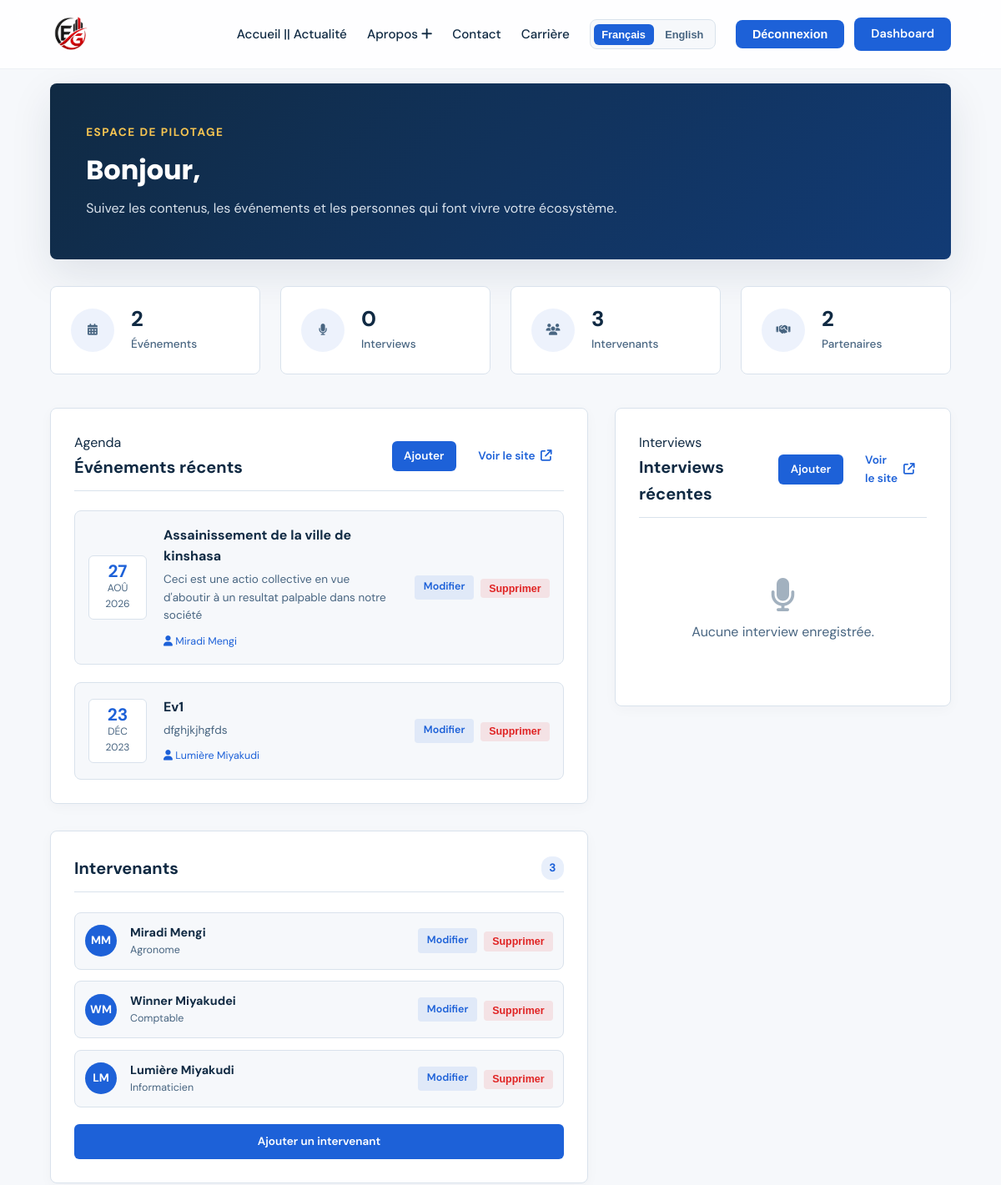
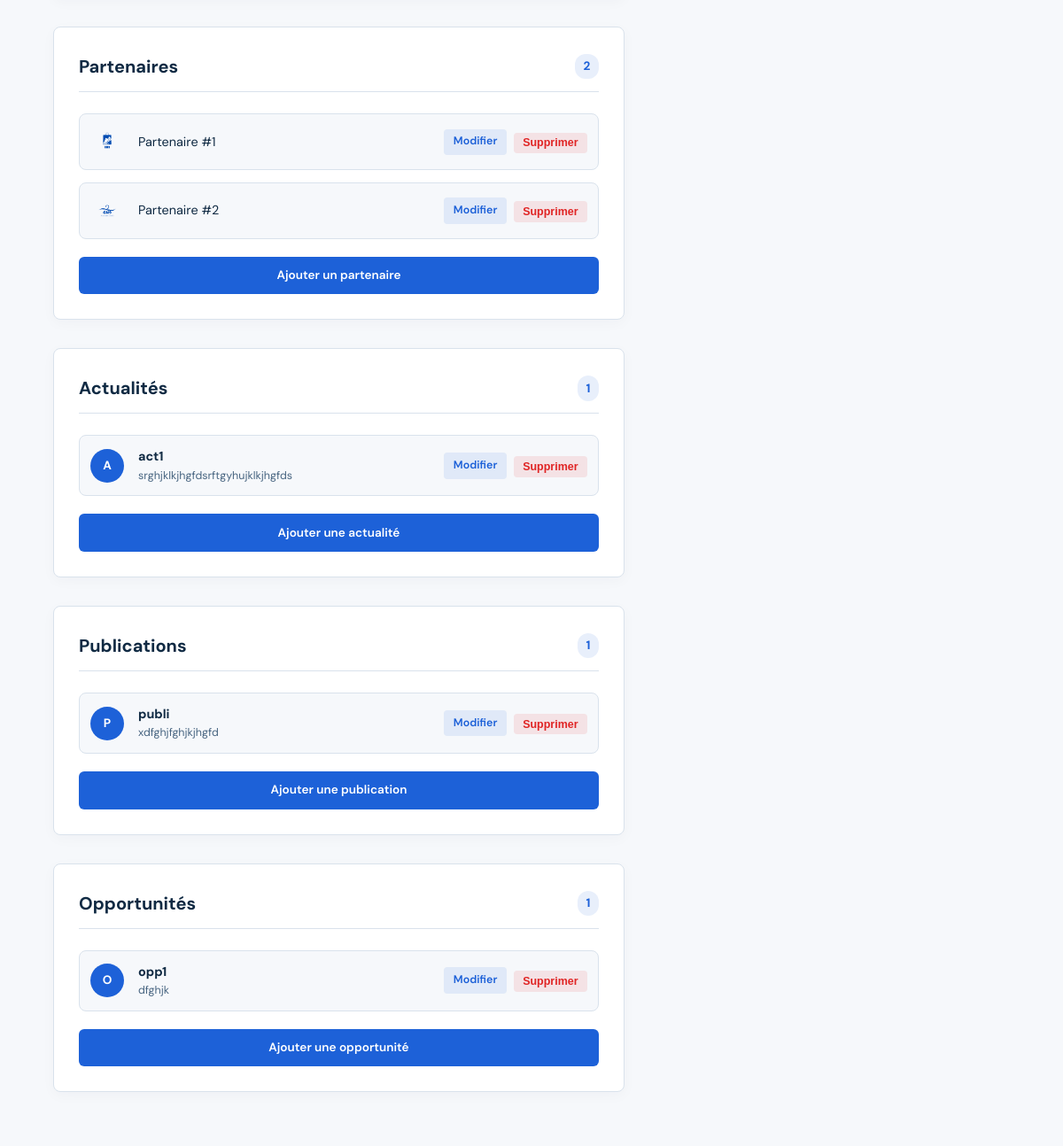
/administration/Dasboard/ (signed in, upper part), run on an earlier commit of the app's database (2 pictures, top to bottom).
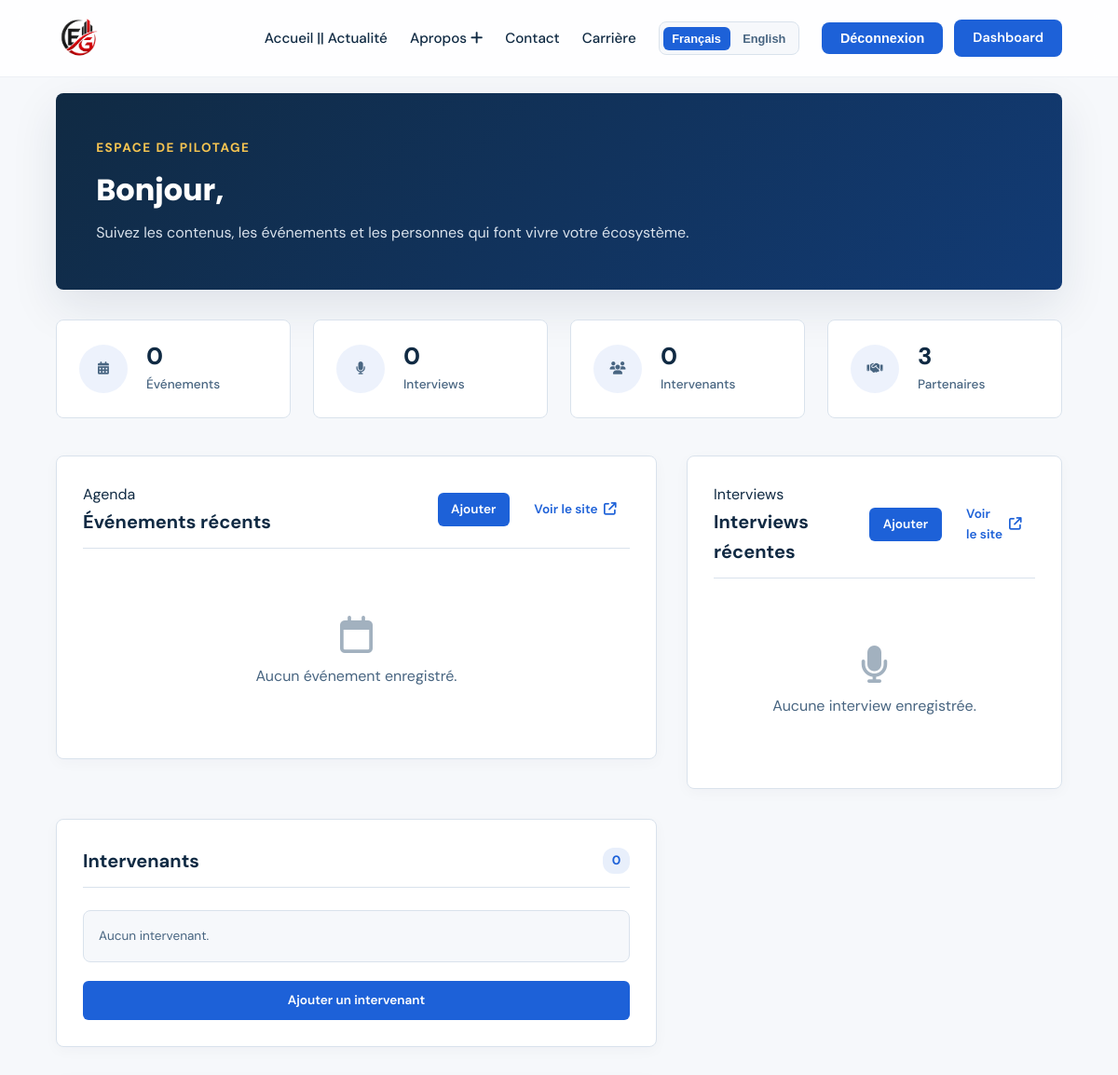
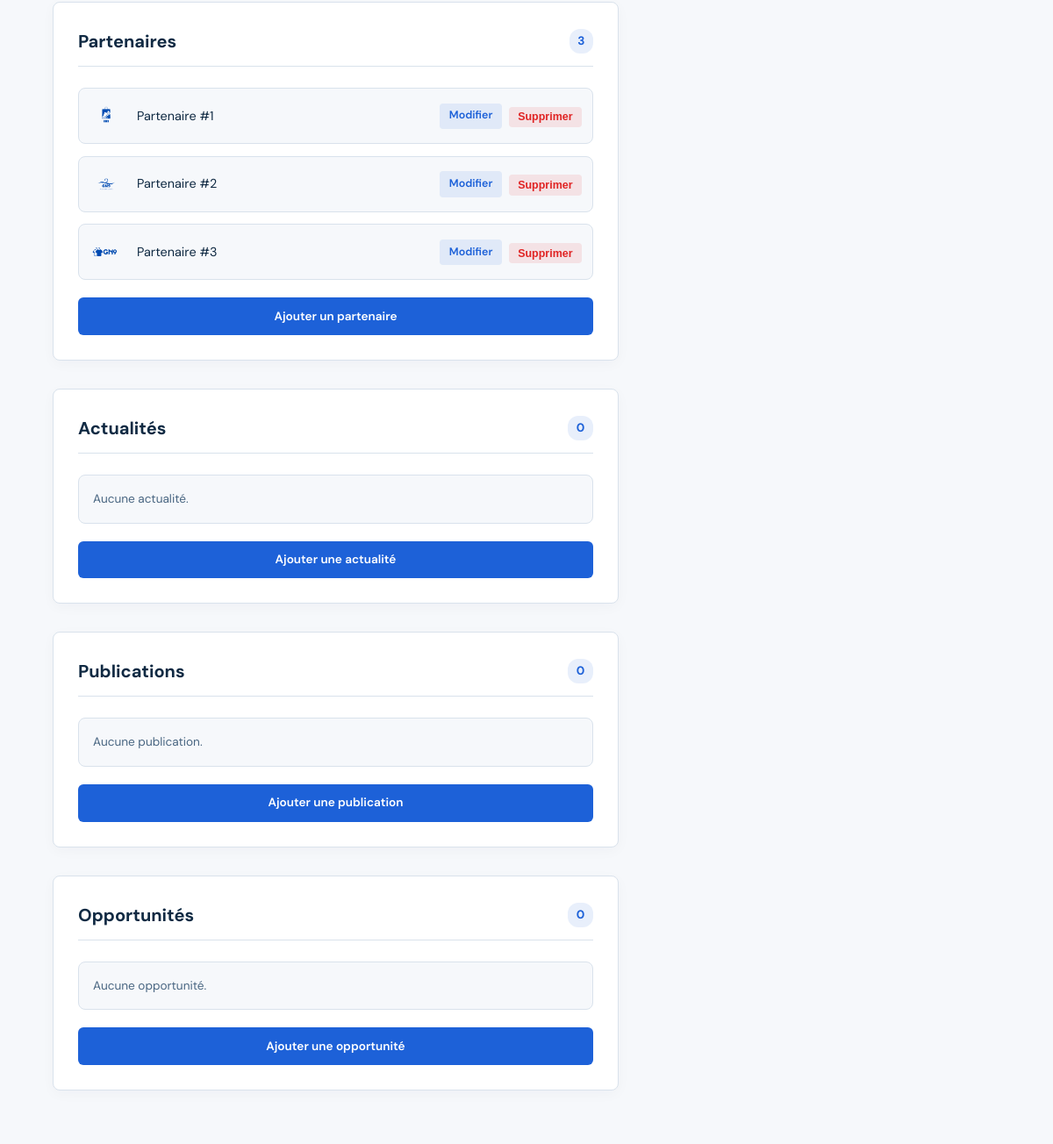
And on a later commit of the database (2 pictures, top to bottom).
### manage_Admin/models.py (models this page shows, shortened)
class Evenements(models.Model):
    id = models.AutoField(primary_key=True)
    titre = models.CharField(max_length=100, verbose_name="Titre Evenement")
    description = models.CharField(max_length=250, verbose_name="Description")
    date = models.DateField(auto_now=False)
    idInt = models.ForeignKey(Intervenants, verbose_name="Id Intervenants", on_delete=models.CASCADE)

class Intervenants(models.Model):
    idInt = models.AutoField(primary_key=True)
    prenom = models.CharField(max_length=100, verbose_name="Prenom de l'intervenant", null=True, blank=True)
    nom = models.CharField(max_length=100, verbose_name="Nom de l'intervenant", null=True, blank=True)
    specialites = models.CharField(max_length=100, verbose_name="Spécialité de l'intervenant", null=True, blank=True)
    photo = models.ImageField(upload_to='Intervenants/',null=True, blank=True, verbose_name="Image Intervenant" )

class Partenaires(models.Model):
    idPart= models.AutoField(primary_key=True)
    logo = models.ImageField(upload_to="Partenaires", verbose_name="Logo partenaires")

### pages/models.py (models this page shows, shortened)
class Actualites(models.Model):
    titre = models.CharField(max_length=100, verbose_name="Titre")
    description = models.TextField(verbose_name="Description")
    date_publiee = models.DateField(auto_now=True)
    source = models.URLField(verbose_name="Lien de la ressource", blank=True, null=True)

class Publication(models.Model):
    photo = models.ImageField(upload_to='Publication')
    titre = models.CharField(verbose_name='Titre', max_length=25)
    description = models.TextField(verbose_name='Description', max_length=100)
    date = models.DateField(auto_now=True)

class Opportunites(models.Model):
    id = models.AutoField(primary_key=True)
    titre = models.CharField(max_length=100, verbose_name="Titre Opportunité")
    description = models.CharField(max_length=250, verbose_name="Description")
    date = models.DateField(auto_now=False)

### manage_Admin/views.py (the view)
# urls.py: path('Dasboard/', views.Admin_view, name='dashboard'),
@staff_required
def Admin_view(request):
    intervenants = Intervenants.objects.all().order_by('nom', 'prenom')
    evenements = Evenements.objects.select_related('idInt').order_by('-date')
    partenaires = Partenaires.objects.all().order_by('idPart')
    interviews = Interview.objects.select_related('evenement').order_by('-evenement__date')
    opportunites = Opportunites.objects.all().order_by('-date')
    Publications = Publication.objects.all().order_by('-date')
    actualites = Actualites.objects.all().order_by('-date_publiee')
    context = {
        'intervenants': intervenants,
        'evenements': evenements,
        'partenaires': partenaires,
        'interviews': interviews,
        'opportunites': opportunites,
        'publications': Publications,
        'actualites': actualites,
        'stats': {
            'intervenants': intervenants.count(),
            'evenements': evenements.count(),
            'partenaires': partenaires.count(),
            'interviews': interviews.count(),
            'opportunites': opportunites.count(),
            'publications': Publications.count()
            , 'actualites': actualites.count()
        },
    }
    return render(request, 'admin/pages/dashboard.html', context)

### templates/admin/pages/dashboard.html (shortened to what the changed rows need)
{% extends "base.html" %}
{% block contents %}
<main class="admin-dashboard">
    <section class="admin-hero">
        <div>
            <h1>Bonjour, {{ user.first_name }} {{ user.last_name }}</h1>
        </div>
    </section>
    <section class="admin-stats" aria-label="Résumé des contenus">
        <article class="admin-stat-card">
            <div><strong>{{ stats.evenements }}</strong><span>Événements</span></div>
        </article>
        <article class="admin-stat-card">
            <div><strong>{{ stats.intervenants }}</strong><span>Intervenants</span></div>
        </article>
        <article class="admin-stat-card">
            <div><strong>{{ stats.partenaires }}</strong><span>Partenaires</span></div>
        </article>
    </section>
    <section class="admin-content-grid">
        <div class="admin-panel admin-events-panel">
            <div class="admin-panel-heading">
                <div>
                    <h2>Événements récents</h2>
                </div>
            </div>
            {% if evenements %}
                <div class="admin-event-list">
                    {% for evenement in evenements|slice:':6' %}
                    <article class="admin-event-row">
                        <time datetime="{{ evenement.date|date:'Y-m-d' }}">
                            <strong>{{ evenement.date|date:'d' }}</strong>
                            <span>{{ evenement.date|date:'M Y' }}</span>
                        </time>
                        <div class="event-details">
                            <h3>{{ evenement.titre }}</h3>
                            <p>{{ evenement.description|truncatechars:110 }}</p>
                            <small><i class="fa-solid fa-user"></i> {{ evenement.idInt.prenom }} {{ evenement.idInt.nom }}</small>
                        </div>
                        <div class="crud-actions">
                            <a href="{% url 'update-item' 'evenement' evenement.pk %}" class="btn-crud edit">Modifier</a>
                            <form method="post" action="{% url 'delete-item' 'evenement' evenement.pk %}">
                                <button type="submit" class="btn-crud delete">Supprimer</button>
                            </form>
                        </div>
                    </article>
                    {% endfor %}
                </div>
            {% else %}
                <div class="admin-empty">
                    <i class="fa-regular fa-calendar"></i>
                    <p>Aucun événement enregistré.</p>
                </div>
            {% endif %}
        </div>
        <div class="admin-panel admin-events-panel">
            <div class="admin-panel-heading">
                <div>
                    <h2>Interviews récentes</h2>
                </div>
            </div>
        </div>
        <div class="admin-side-panels">
            <div class="admin-panel">
                <div class="admin-panel-heading">
                    <h2>Intervenants</h2>
                    <span class="admin-count">{{ stats.intervenants }}</span>
                </div>
                <ul class="admin-people-list">
                    {% for intervenant in intervenants|slice:':5' %}
                    <li>
                        <span class="admin-avatar">{{ intervenant.prenom|first|upper }}{{ intervenant.nom|first|upper }}</span>
                        <div class="person-info">
                            <strong>{{ intervenant.prenom }} {{ intervenant.nom }}</strong>
                            <small>{{ intervenant.specialites|default:'Expert Elixir' }}</small>
                        </div>
                        <div class="crud-actions-inline">
                            <a href="{% url 'update-item' 'intervenant' intervenant.pk %}" class="btn-crud edit">Modifier</a>
                            <form method="post" action="{% url 'delete-item' 'intervenant' intervenant.pk %}">
                                <button type="submit" class="btn-crud delete">Supprimer</button>
                            </form>
                        </div>
                    </li>
                    {% empty %}
                    <li class="admin-muted">Aucun intervenant.</li>
                    {% endfor %}
                </ul>
            </div>
            <div class="admin-panel">
                <div class="admin-panel-heading">
                    <h2>Partenaires</h2>
                    <span class="admin-count">{{ stats.partenaires }}</span>
                </div>
                <ul class="admin-partner-list">
                    {% for partenaire in partenaires|slice:':5' %}
                    <li>
                        {% if partenaire.logo %}
                            <img src="{{ partenaire.logo.url }}" alt="Logo partenaire">
                        {% else %}
                            <span class="admin-logo-placeholder"><i class="fa-solid fa-building"></i></span>
                        {% endif %}
                        <span class="partner-name">Partenaire #{{ partenaire.idPart }}</span>
                        <div class="crud-actions-inline">
                            <a href="{% url 'update-item' 'partenaire' partenaire.pk %}" class="btn-crud edit">Modifier</a>
                            <form method="post" action="{% url 'delete-item' 'partenaire' partenaire.pk %}">
                                <button type="submit" class="btn-crud delete">Supprimer</button>
                            </form>
                        </div>
                    </li>
                    {% empty %}
                    <li class="admin-muted">Aucun partenaire.</li>
                    {% endfor %}
                </ul>
            </div>
            <div class="admin-panel">
                <div class="admin-panel-heading">
                    <h2>Actualités</h2>
                    <span class="admin-count">{{ stats.actualites }}</span>
                </div>
                <ul class="admin-people-list">
                    {% for actualite in actualites|slice:':5' %}
                    <li>
                        <span class="admin-avatar">{{ actualite.titre|first|upper }}</span>
                        <div class="person-info">
                            <strong>{{ actualite.titre }}</strong>
                            <small>{{ actualite.description|default:'Aucune description disponible.' }}</small>
                        </div>
                        <div class="crud-actions-inline">
                            <a href="{% url 'update-item' 'actualite' actualite.pk %}" class="btn-crud edit">Modifier</a>
                            <form method="post" action="{% url 'delete-item' 'actualite' actualite.pk %}">
                                <button type="submit" class="btn-crud delete">Supprimer</button>
                            </form>
                        </div>
                    </li>
                    {% empty %}
                    <li class="admin-muted">Aucune actualité.</li>
                    {% endfor %}
                </ul>
            </div>
            <div class="admin-panel">
                <div class="admin-panel-heading">
                    <h2>Publications</h2>
                    <span class="admin-count">{{ stats.publications }}</span>
                </div>
                <ul class="admin-people-list">
                    {% for publication in publications|slice:':5' %}
                    <li>
                        <span class="admin-avatar">{{ publication.titre|first|upper }}</span>
                        <div class="person-info">
                            <strong>{{ publication.titre }}</strong>
                            <small>{{ publication.description|default:'Aucune description disponible.' }}</small>
                        </div>
                        <div class="crud-actions-inline">
                            <a href="{% url 'update-item' 'publication' publication.pk %}" class="btn-crud edit">Modifier</a>
                            <form method="post" action="{% url 'delete-item' 'publication' publication.pk %}">
                                <button type="submit" class="btn-crud delete">Supprimer</button>
                            </form>
                        </div>
                    </li>
                    {% empty %}
                    <li class="admin-muted">Aucune publication.</li>
                    {% endfor %}
                </ul>
            </div>
            <div class="admin-panel">
                <div class="admin-panel-heading">
                    <h2>Opportunités</h2>
                    <span class="admin-count">{{ stats.opportunites }}</span>
                </div>
                <ul class="admin-people-list">
                    {% for opportunaute in opportunites|slice:':5' %}
                    <li>
                        <span class="admin-avatar">{{ opportunaute.titre|first|upper }}</span>
                        <div class="person-info">
                            <strong>{{ opportunaute.titre }}</strong>
                            <small>{{ opportunaute.description|default:'Aucune description disponible.' }}</small>
                        </div>
                        <div class="crud-actions-inline">
                            <a href="{% url 'update-item' 'opportunite' opportunaute.pk %}" class="btn-crud edit">Modifier</a>
                            <form method="post" action="{% url 'delete-item' 'opportunite' opportunaute.pk %}">
                                <button type="submit" class="btn-crud delete">Supprimer</button>
                            </form>
                        </div>
                    </li>
                    {% empty %}
                    <li class="admin-muted">Aucune opportunité.</li>
                    {% endfor %}
                </ul>
            </div>
        </div>
    </section>
</main>
{% endblock contents %}

What changed in the data, as far as the page shows it:
removed Evenements: date "27", date "AOÛ 2026", titre "Assainissement de la ville de kinshasa", description "Ceci est une actio collective en vue d'aboutir à un resultat palpable dans notre société", idInt.prenom "Miradi", idInt.nom "Mengi"
removed Evenements: date "23", date "DÉC 2023", titre "Ev1", description "dfghjkjhgfds", idInt.prenom "Lumière", idInt.nom "Miyakudi"
removed Intervenants: prenom|first "M", nom|first "M", prenom "Miradi", nom "Mengi", specialites "Agronome"
removed Intervenants: prenom|first "W", nom|first "M", prenom "Winner", nom "Miyakudei", specialites "Comptable"
removed Intervenants: prenom|first "L", nom|first "M", prenom "Lumière", nom "Miyakudi", specialites "Informaticien"
removed Actualites: titre|first "A", titre "act1", description "srghjklkjhgfdsrftgyhujklkjhgfds"
removed Publication: titre|first "P", titre "publi", description "xdfghjfghjkjhgfd"
removed Opportunites: titre|first "O", titre "opp1", description "dfghjk"
added Partenaires: logo (picture), idPart "3"
Also different on the page:
{{ stats.evenements }}: "2" → "0"
{{ stats.intervenants }}: "3" → "0"
{{ stats.partenaires }}: "2" → "3"
{{ stats.actualites }}: "1" → "0"
{{ stats.publications }}: "1" → "0"
{{ stats.opportunites }}: "1" → "0"
text now shown: "Aucun événement enregistré. Aucun intervenant. Aucune actualité. Aucune publication. Aucune opportunité."
